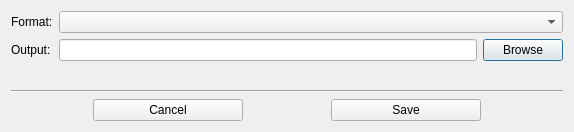
<?xml version="1.0" encoding="UTF-8"?>
<ui version="4.0">
 <class>ExportImageDialogClass</class>
 <widget class="QDialog" name="ExportImageDialogClass">
  <property name="windowModality">
   <enum>Qt::NonModal</enum>
  </property>
  <property name="geometry">
   <rect>
    <x>0</x>
    <y>0</y>
    <width>574</width>
    <height>132</height>
   </rect>
  </property>
  <property name="windowTitle">
   <string>Export Image</string>
  </property>
  <property name="modal">
   <bool>true</bool>
  </property>
  <layout class="QVBoxLayout" name="verticalLayout">
   <item>
    <layout class="QFormLayout" name="formLayout">
     <item row="0" column="0">
      <widget class="QLabel" name="label">
       <property name="text">
        <string>Format:</string>
       </property>
      </widget>
     </item>
     <item row="0" column="1">
      <widget class="QComboBox" name="comboBoxFormat"/>
     </item>
     <item row="1" column="0">
      <widget class="QLabel" name="label_2">
       <property name="text">
        <string>Output:</string>
       </property>
      </widget>
     </item>
     <item row="1" column="1">
      <layout class="QHBoxLayout" name="horizontalLayout_2">
       <item>
        <widget class="QLineEdit" name="lineEditOutput"/>
       </item>
       <item>
        <widget class="QPushButton" name="pushButtonBrowse">
         <property name="maximumSize">
          <size>
           <width>100</width>
           <height>16777215</height>
          </size>
         </property>
         <property name="text">
          <string>Browse</string>
         </property>
        </widget>
       </item>
      </layout>
     </item>
    </layout>
   </item>
   <item>
    <spacer name="verticalSpacer">
     <property name="orientation">
      <enum>Qt::Vertical</enum>
     </property>
     <property name="sizeHint" stdset="0">
      <size>
       <width>20</width>
       <height>40</height>
      </size>
     </property>
    </spacer>
   </item>
   <item>
    <widget class="Line" name="line">
     <property name="orientation">
      <enum>Qt::Horizontal</enum>
     </property>
    </widget>
   </item>
   <item>
    <layout class="QHBoxLayout" name="horizontalLayout">
     <item>
      <widget class="QPushButton" name="pushButtonCancel">
       <property name="maximumSize">
        <size>
         <width>150</width>
         <height>16777215</height>
        </size>
       </property>
       <property name="text">
        <string>Cancel</string>
       </property>
      </widget>
     </item>
     <item>
      <widget class="QPushButton" name="pushButtonSave">
       <property name="maximumSize">
        <size>
         <width>150</width>
         <height>16777215</height>
        </size>
       </property>
       <property name="text">
        <string>Save</string>
       </property>
      </widget>
     </item>
    </layout>
   </item>
  </layout>
 </widget>
 <layoutdefault spacing="6" margin="11"/>
 <resources/>
 <connections/>
</ui>
